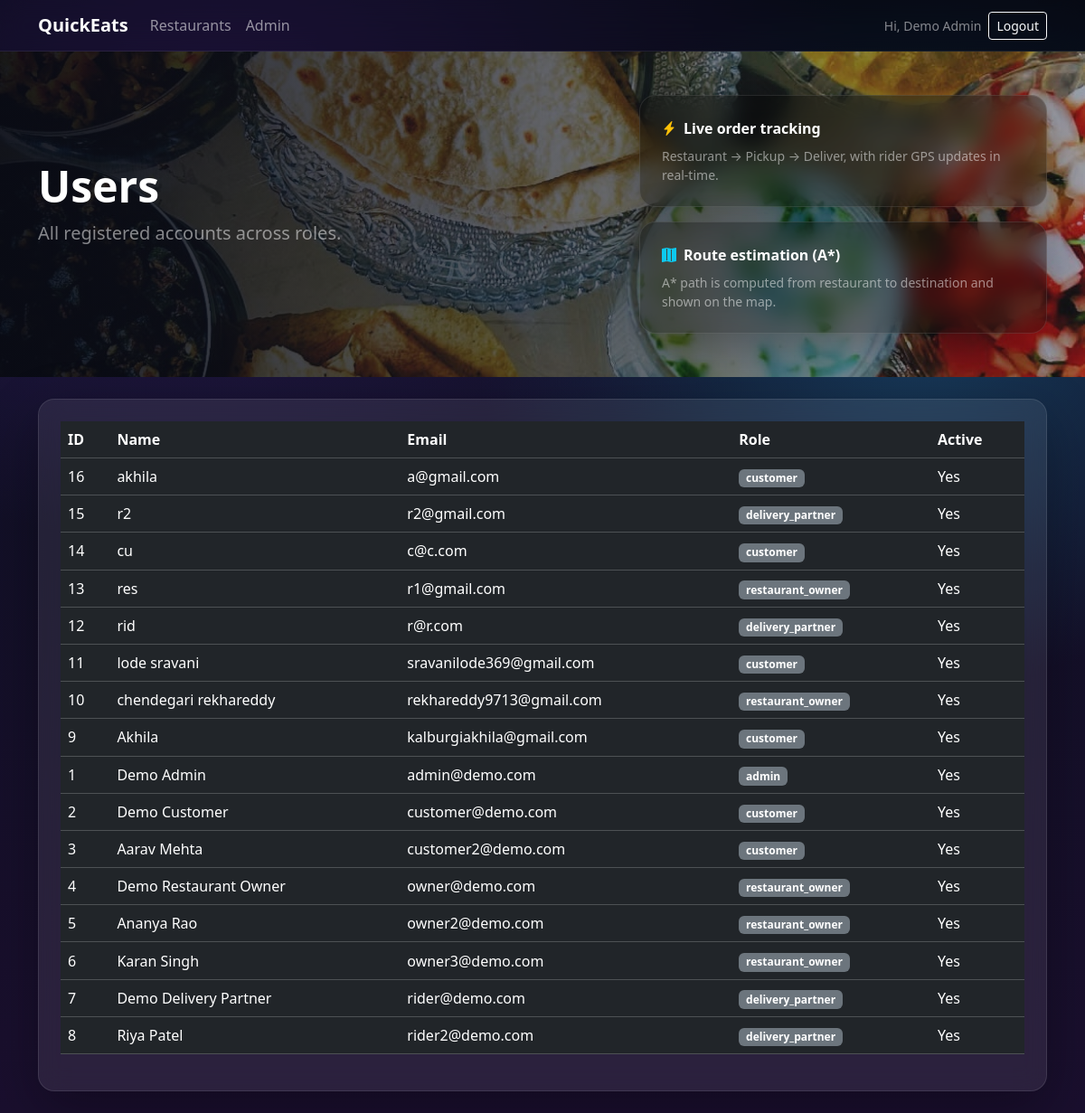
The app's page /admin/users (signed in) with its own data.
### app/models.py (models this page shows, shortened)
class User(db.Model, UserMixin):
    id = db.Column(db.Integer, primary_key=True)
    email = db.Column(db.String(255), unique=True, nullable=False, index=True)
    password_hash = db.Column(db.String(255), nullable=False)
    full_name = db.Column(db.String(120), nullable=False)
    phone = db.Column(db.String(30), nullable=True)
    role = db.Column(db.String(40), nullable=False, index=True)
    is_active = db.Column(db.Boolean, default=True, nullable=False)
    address = db.Column(db.String(255), nullable=True)
    lat = db.Column(db.Float, nullable=True)
    lng = db.Column(db.Float, nullable=True)
    created_at = db.Column(db.DateTime, default=utcnow, nullable=False)
    restaurant = db.relationship("Restaurant", back_populates="owner", uselist=False)

### app/web/admin.py (the view)
@bp.get("/users")
@role_required(Role.ADMIN.value)
def users():
    users = User.query.order_by(User.created_at.desc()).limit(200).all()
    return render_template("admin/users.html", users=users)

### app/models.py (called while the page is built)
@login_manager.user_loader
def load_user(user_id: str):
    return db.session.get(User, int(user_id))

### app/utils.py (called while the page is built)
def role_required(*roles: str):
    def decorator(fn):
        @wraps(fn)
        @login_required
        def wrapper(*args, **kwargs):
            if not current_user.is_authenticated:
                abort(401)
            if current_user.role not in roles and not getattr(current_user, "is_admin", False):
                abort(403)
            return fn(*args, **kwargs)
        return wrapper
    return decorator

### app/templates/admin/users.html (shortened to what this page needs)
{% extends "base.html" %}
{% block hero_title %}Users{% endblock %}
{% block hero_subtitle %}All registered accounts across roles.{% endblock %}
{% block content %}
  <div class="card card-glass p-4">
    <div class="table-responsive">
      <table class="table table-dark table-hover align-middle">
        <thead>
          <tr>
            <th>ID</th>
            <th>Name</th>
            <th>Email</th>
            <th>Role</th>
            <th>Active</th>
          </tr>
        </thead>
        <tbody>
          {% for u in users %}
            <tr>
              <td>{{ u.id }}</td>
              <td>{{ u.full_name }}</td>
              <td>{{ u.email }}</td>
              <td><span class="badge bg-secondary">{{ u.role }}</span></td>
              <td>{{ 'Yes' if u.is_active else 'No' }}</td>
            </tr>
          {% endfor %}
        </tbody>
      </table>
    </div>
  </div>
{% endblock %}

### app/templates/base.html (shortened to what this page needs)
<!doctype html>
<html lang="en">
  <head>
    <link href="https://cdn.jsdelivr.net/npm/bootstrap@5.3.3/dist/css/bootstrap.min.css" rel="stylesheet" />
    <link href="https://cdn.jsdelivr.net/npm/bootstrap-icons@1.11.3/font/bootstrap-icons.min.css" rel="stylesheet" />
    <link href="{{ url_for('static', filename='css/app.css') }}" rel="stylesheet" />
  </head>
  <body>
    <nav class="navbar navbar-expand-lg navbar-dark glass-nav sticky-top">
      <div class="container">
        <a class="navbar-brand fw-bold" href="{{ url_for('customer.home') }}">QuickEats</a>
        <div class="collapse navbar-collapse" id="nav">
          <ul class="navbar-nav me-auto mb-2 mb-lg-0">
            <li class="nav-item"><a class="nav-link" href="{{ url_for('customer.home') }}">Restaurants</a></li>
            {% if current_user.is_authenticated and current_user.role == 'admin' %}
              <li class="nav-item"><a class="nav-link" href="{{ url_for('admin.dashboard') }}">Admin</a></li>
            {% endif %}
          </ul>
          <div class="d-flex align-items-center gap-2">
            {% if current_user.is_authenticated %}
              <span class="text-white-50 small d-none d-lg-inline">Hi, {{ current_user.full_name }}</span>
              <a class="btn btn-sm btn-outline-light" href="{{ url_for('auth.logout') }}">Logout</a>
            {% else %}
              <a class="btn btn-sm btn-outline-light" href="{{ url_for('auth.login') }}">Login</a>
              <a class="btn btn-sm btn-warning" href="{{ url_for('auth.register') }}">Sign up</a>
            {% endif %}
          </div>
        </div>
      </div>
    </nav>
    <main>
      <section class="hero">
        <div class="container py-5">
          <div class="row align-items-center g-4">
            <div class="col-lg-7">
              <h1 class="display-5 fw-bold text-white mb-2">{% block hero_title %}Order food fast.{% endblock %}</h1>
              <p class="lead text-white-50 mb-4">{% block hero_subtitle %}Swiggy-like demo with live tracking and A* routing.{% endblock %}</p>
            </div>
            <div class="col-lg-5">
              <div class="hero-card p-4">
                <div class="d-flex align-items-center gap-2">
                  <i class="bi bi-lightning-charge-fill text-warning"></i>
                  <div class="text-white fw-semibold">Live order tracking</div>
                </div>
                <div class="small text-white-50 mt-2">
                  Restaurant → Pickup → Deliver, with rider GPS updates in real-time.
                </div>
              </div>
              <div class="hero-card p-4 mt-3">
                <div class="d-flex align-items-center gap-2">
                  <i class="bi bi-map-fill text-info"></i>
                  <div class="text-white fw-semibold">Route estimation (A*)</div>
                </div>
                <div class="small text-white-50 mt-2">
                  A* path is computed from restaurant to destination and shown on the map.
                </div>
              </div>
            </div>
          </div>
        </div>
        <div class="hero-overlay"></div>
      </section>
      <div class="container my-4">
        {% block content %}{% endblock %}
      </div>
    </main>
  </body>
</html>

### app/static/css/app.css (style rules this page uses)
:root { --bg1:#0b1020; --bg2:#1a0f2e; --glass: rgba(255,255,255,.08); --glass2: rgba(255,255,255,.12); --brand:#fc8019; }
body { background: radial-gradient(1200px 800px at 20% 10%, #2b1b55 0%, transparent 60%), radial-gradient(900px 700px at 85% 30%, #173a5a 0%, transparent 55%), linear-gradient(180deg, var(--bg1) 0%, var(--bg2) 100%); min-height:100vh; }
.glass-nav { background: rgba(0,0,0,.35); backdrop-filter: blur(14px); border-bottom: 1px solid rgba(255,255,255,.08); }
.hero { position: relative; overflow: hidden; background-image: url("../img/hero.jpg"); background-size: cover; background-position: center; }
.hero-overlay { position:absolute; inset:0; background: linear-gradient(90deg, rgba(8,10,20,.92) 0%, rgba(8,10,20,.60) 55%, rgba(8,10,20,.25) 100%); pointer-events:none; }
.hero .container { position:relative; z-index:1; }
.hero-card { background: rgba(0,0,0,.35); border: 1px solid rgba(255,255,255,.10); border-radius: 18px; backdrop-filter: blur(12px); box-shadow: 0 20px 60px rgba(0,0,0,.35); transform: translateY(0); transition: transform .2s ease, border-color .2s ease; }
.card-glass { background: var(--glass); border: 1px solid rgba(255,255,255,.10); border-radius: 18px; backdrop-filter: blur(14px); box-shadow: 0 20px 60px rgba(0,0,0,.30); }

### records on screen
User: full_name "Demo Admin", id "1", email "admin@demo.com", role "admin", is_active "Yes"
User: id "16", full_name "akhila", email "a@gmail.com", role "customer", is_active "Yes"
User: id "15", full_name "r2", email "r2@gmail.com", role "delivery_partner", is_active "Yes"
User: id "14", full_name "cu", email "c@c.com", role "customer", is_active "Yes"
User: id "13", full_name "res", email "r1@gmail.com", role "restaurant_owner", is_active "Yes"
User: id "12", full_name "rid", email "r@r.com", role "delivery_partner", is_active "Yes"
User: id "11", full_name "lode sravani", email "sravanilode369@gmail.com", role "customer", is_active "Yes"
User: id "10", full_name "chendegari rekhareddy", email "rekhareddy9713@gmail.com", role "restaurant_owner", is_active "Yes"
User: id "9", full_name "Akhila", email "kalburgiakhila@gmail.com", role "customer", is_active "Yes"
User: id "2", full_name "Demo Customer", email "customer@demo.com", role "customer", is_active "Yes"
User: id "3", full_name "Aarav Mehta", email "customer2@demo.com", role "customer", is_active "Yes"
User: id "4", full_name "Demo Restaurant Owner", email "owner@demo.com", role "restaurant_owner", is_active "Yes"
User: id "5", full_name "Ananya Rao", email "owner2@demo.com", role "restaurant_owner", is_active "Yes"
User: id "6", full_name "Karan Singh", email "owner3@demo.com", role "restaurant_owner", is_active "Yes"
User: id "7", full_name "Demo Delivery Partner", email "rider@demo.com", role "delivery_partner", is_active "Yes"
User: id "8", full_name "Riya Patel", email "rider2@demo.com", role "delivery_partner", is_active "Yes"
